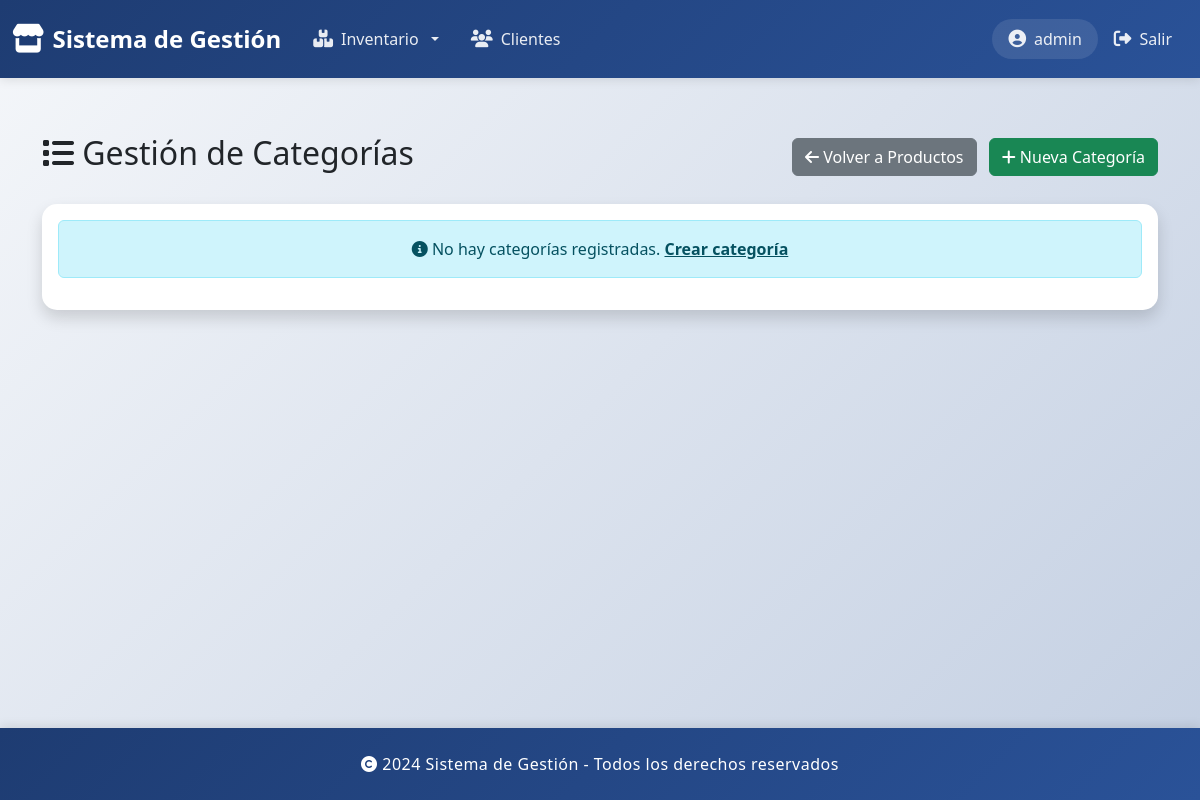
Page /categorias/ (signed in) on the earlier database version.
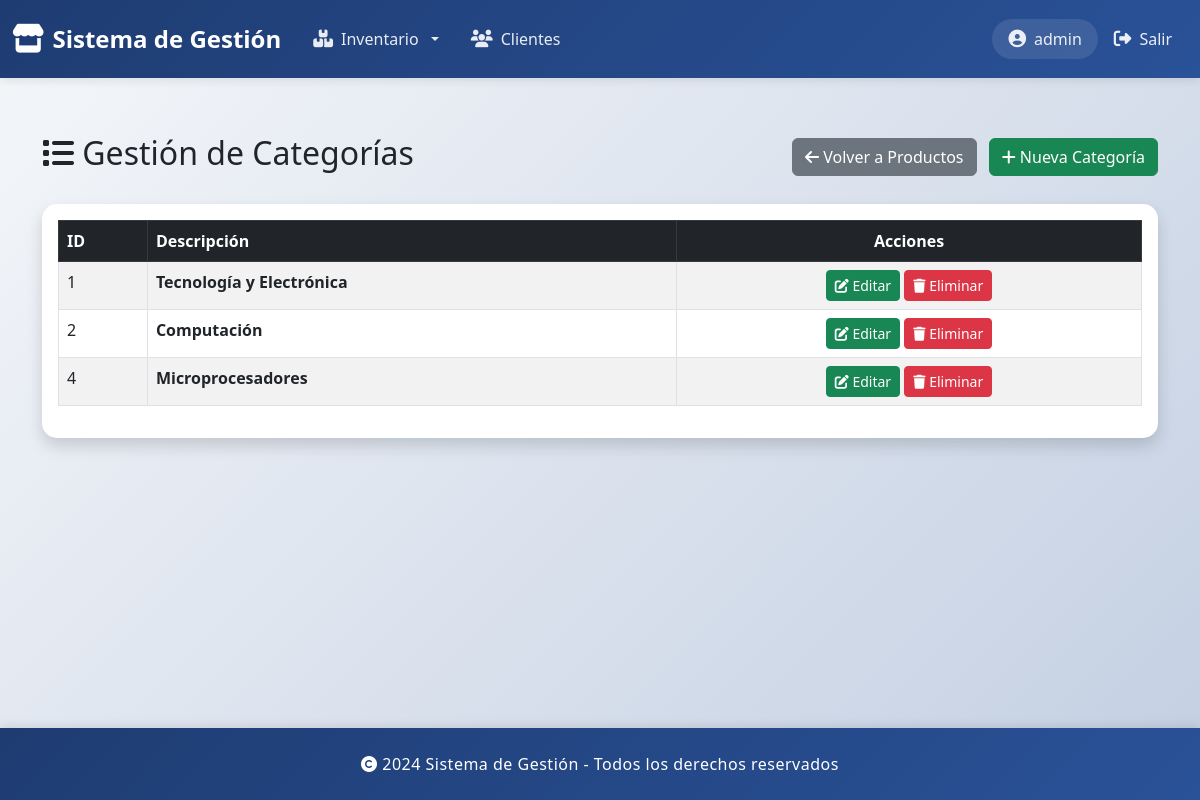
Same page on the later database version.
### gestionProductos/models.py (models this page shows, shortened)
class Categoria(models.Model):
    idCategoria = models.AutoField(primary_key=True)
    descripcion = models.CharField(max_length=50)
    class Meta:
        verbose_name='Categoría'
        verbose_name_plural='Categorías'

### gestionProductos/views.py (the view)
# urls.py: path("categorias/", views.categorias_list, name="categorias_list"),
@login_required
def categorias_list(request):
    categorias = Categoria.objects.all()
    return render(request, "categorias/list.html", {"categorias": categorias})

### gestionProductos/templates/categorias/list.html (shortened to what this page needs)
{% extends 'base.html' %}
{% load static %}
{% block content %}
<div class="container mt-4">
    <div class="d-flex justify-content-between align-items-center mb-4">
        <h2><i class="fas fa-list"></i> Gestión de Categorías</h2>
        <div>
            <a href="{% url 'productos_list' %}" class="btn btn-secondary me-2">
                <i class="fas fa-arrow-left"></i> Volver a Productos
            </a>
            <a href="{% url 'categoria_crear' %}" class="btn btn-success">
                <i class="fas fa-plus"></i> Nueva Categoría
            </a>
        </div>
    </div>
    <div class="card shadow">
        <div class="card-body">
            {% if categorias %}
                <div class="table-responsive">
                    <table class="table table-hover table-striped table-bordered">
                        <thead class="table-dark">
                            <tr>
                                <th>ID</th>
                                <th>Descripción</th>
                                <th class="text-center">Acciones</th>
                            </tr>
                        </thead>
                        <tbody>
                            {% for categoria in categorias %}
                            <tr>
                                <td>{{ categoria.idCategoria }}</td>
                                <td><strong>{{ categoria.descripcion }}</strong></td>
                                <td class="text-center">
                                    <a href="{% url 'categoria_editar' categoria.idCategoria %}" class="btn btn-sm btn-success">
                                        <i class="fas fa-edit"></i> Editar
                                    </a>
                                    <a href="{% url 'categoria_eliminar' categoria.idCategoria %}" class="btn btn-sm btn-danger">
                                        <i class="fas fa-trash"></i> Eliminar
                                    </a>
                                </td>
                            </tr>
                            {% endfor %}
                        </tbody>
                    </table>
                </div>
            {% else %}
                <div class="alert alert-info text-center">
                    <i class="fas fa-info-circle"></i> No hay categorías registradas.
                    <a href="{% url 'categoria_crear' %}" class="alert-link">Crear categoría</a>
                </div>
            {% endif %}
        </div>
    </div>
</div>
{% endblock %}

Differences in the rows shown:
added Categoria: idCategoria "1", descripcion "Tecnología y Electrónica"
added Categoria: idCategoria "2", descripcion "Computación"
added Categoria: idCategoria "4", descripcion "Microprocesadores"
Other differences:
text no longer shown: "No hay categorías registradas. Crear categoría"
text now shown: "ID Descripción Acciones"
